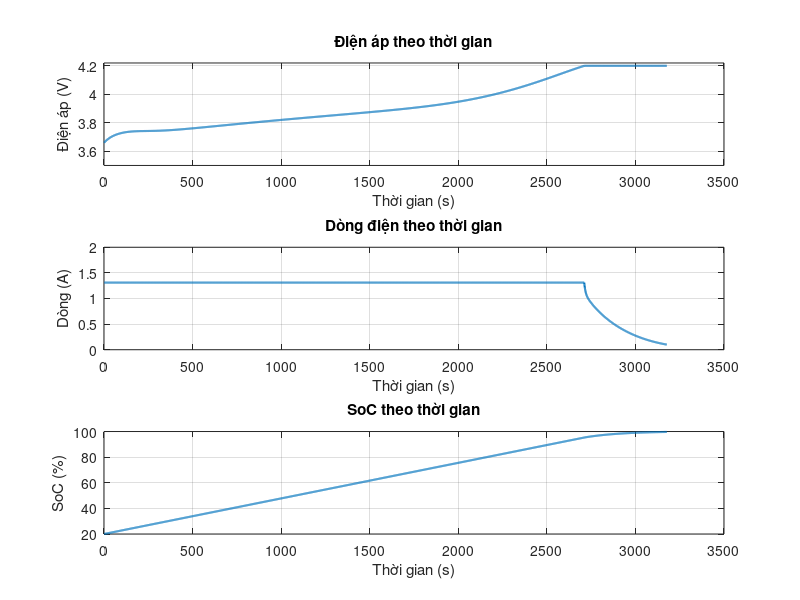

MATLAB code to generate this figure: (Note: this script raises an error after producing the figure.)
function caculateCCCV
    % ================= THÔNG SỐ BAN ĐẦU =================
    I_cutoff = 0.1;     % A
    U_cutoff = 4.2;     % V
    I_cc = 1.31;        % A
    Q0 = 1310 * 3.6;    % Dung lượng danh định (Coulomb)
    h = 0.01;           % Bước thời gian (s)272
    t_max = 10000;      % Thời gian mô phỏng tối đa (s)

    % ================= KHỞI TẠO DỮ LIỆU =================
    N = t_max / h;
    SoC_initial = 0.2;
    Qk_1 = SoC_initial * Q0;
    Ucpk = 0;
    Ucpk_1 = 0;
    Ik = I_cc;

    % Mảng lưu dữ liệu (dự trữ đủ lớn, sau sẽ cắt)
    time_arr     = zeros(1, N);
    voltage_arr  = zeros(1, N);
    current_arr  = zeros(1, N);
    capacity_arr = zeros(1, N);

    idx = 0; % chỉ số dữ liệu đã lưu

    % ================= VÒNG LẶP MÔ PHỎNG =================
    for k = 1:N
        tk = k * h;

        % Tính Qk (Coulomb)
        Qk = Qk_1 + Ik * h;

        % Tính SoC
        SoCk = Qk / Q0;

% ======= OCV theo mô hình mới =======
OCVk = 49.6031746026527*SoCk^7 - 242.777777775253*SoCk^6 ...
    + 482.05555555048*SoCk^5 - 502.20085469538*SoCk^4 ...
    + 296.925106834202*SoCk^3 - 99.8582591285466*SoCk^2 ...
    + 18.1649483181218*SoCk^1 + 2.28813333335013;
 
% ======= Rp theo mô hình mới =======
Rpk = - 112.726962371923*SoCk^7 + 475.810770564809*SoCk^6 ...
    - 842.118461485493*SoCk^5 + 809.705712605166*SoCk^4 ...
    - 456.246715585319*SoCk^3 + 150.407513926122*SoCk^2 ...
    - 26.8229600075181*SoCk^1 + 2.0116277956127;
 
% ======= Cp theo mô hình mới =======
Cpk = 13569519.4166804*SoCk^7 - 57373648.2503943*SoCk^6 ...
    + 100336200.459551*SoCk^5 - 93667153.1337912*SoCk^4 ...
    + 50177303.8499047*SoCk^3 - 15362475.1852854*SoCk^2 ...
    + 2483348.92753031*SoCk^1 - 161291.986997882;
 
% ======= Ro theo mô hình mới =======
R0k = - 26.2660619799801*SoCk^7 + 109.918871250544*SoCk^6 ...
    - 190.459259256136*SoCk^5 + 176.52916835934*SoCk^4 ...
    - 94.135374438522*SoCk^3 + 28.7364437013528*SoCk^2 ...
    - 4.63111345743667*SoCk^1 + 0.316849947081998;

        Ucpk = Ucpk_1 + h * (-Ucpk / (Rpk * Cpk) + Ik / Cpk);

        U_tk = OCVk + R0k * Ik + Ucpk;

        % Cập nhật giá trị cho lần lặp tiếp theo
        Qk_1 = Qk;
        Ucpk_1 = Ucpk;

        % Chế độ CV
        if U_tk >= U_cutoff
            U_tk = U_cutoff;
            Ik = (U_tk - OCVk - Ucpk_1) / R0k;
        else
            Ik = I_cc;
        end

        % === Chỉ lưu dữ liệu mỗi 1 giây ===
        if abs(mod(tk,1)) < 1e-6  
            idx = idx + 1;
            time_arr(idx)     = tk;
            voltage_arr(idx)  = U_tk;
            current_arr(idx)  = Ik;
            capacity_arr(idx) = SoCk * 100; % %
        end

        % Điều kiện dừng
        if (Ik <= I_cutoff) || (SoCk >= 1)
            break;
        end
    end

    % Cắt mảng dư
    time_arr     = time_arr(1:idx);
    voltage_arr  = voltage_arr(1:idx);
    current_arr  = current_arr(1:idx);
    capacity_arr = capacity_arr(1:idx);

    % ================= VẼ ĐỒ THỊ =================
    figure;
    subplot(3,1,1);
    plot(time_arr, voltage_arr, 'LineWidth', 1.5);
    xlabel('Thời gian (s)'); ylabel('Điện áp (V)');
    title('Điện áp theo thời gian');
    grid on; ylim([3.5 4.22]);

    subplot(3,1,2);
    plot(time_arr, current_arr, 'LineWidth', 1.5);
    xlabel('Thời gian (s)'); ylabel('Dòng (A)');
    title('Dòng điện theo thời gian');
    grid on; ylim([0 2]);

    subplot(3,1,3);
    plot(time_arr, capacity_arr, 'LineWidth', 1.5);
    xlabel('Thời gian (s)'); ylabel('SoC (%)');
    title('SoC theo thời gian');
    grid on;

    % ================= XUẤT DỮ LIỆU RA EXCEL =================
    data_out = [time_arr(:), voltage_arr(:), current_arr(:), capacity_arr(:)];
    header = {'Thoi_gian_s', 'Dien_ap_V', 'Dong_A', 'SoC_%'};
    filename = 'ket_qua_CCCV.xlsx';

    writecell(header, filename, 'Sheet', 1, 'Range', 'A1');
    writematrix(data_out, filename, 'Sheet', 1, 'Range', 'A2');

    disp(['--- Đã lưu dữ liệu vào file: ' filename ' ---']);
end
